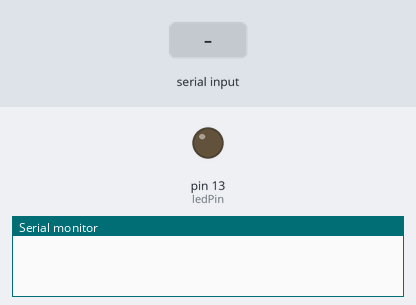
Recording of a sketch running on a simulated Arduino Uno, built with avr-gcc and run on an emulated ATmega328P. Parts: output pins drawn as LEDs (lit = HIGH), the last lines printed to the serial monitor. The test bench sets the inputs (shaded band).

Above: at 1.2 s.
1.3 s: "1" received over Serial
At 2.1 s:
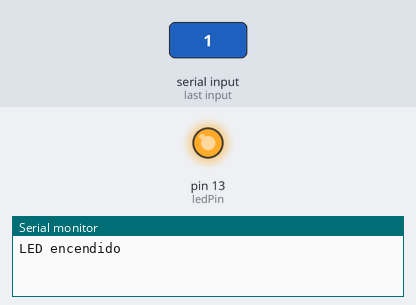
2.8 s: "2" received over Serial
At 3.2 s:
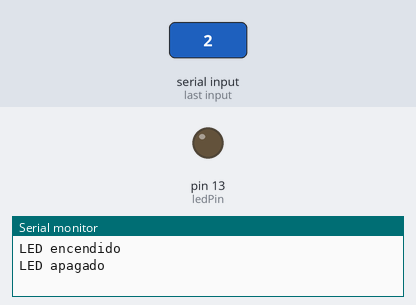
Timing chart, 0 to 5.8 s (numbered marks = the images above; inputs shaded):
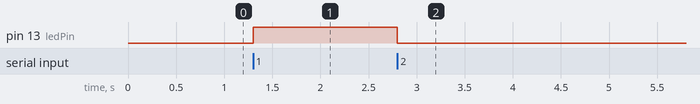

The sketch:

On_Off_con_Arduino_y_Teclado_Pc.ino
```cpp
/*
Para encender y apagar un LED con Arduino y el teclado de tu PC, puedes utilizar la comunicación serial. Esto te permite enviar comandos desde el teclado a la placa Arduino, la cual controlará el LED en consecuencia.

Componentes necesarios:

Placa Arduino Uno o similar
LED
Resistencia de 220 Ω
Cables jumper
Computadora
Conexiones:

Conecta el LED al pin 13 de la placa Arduino mediante la resistencia de 220 Ω. La resistencia limita la corriente que fluye a través del LED y lo protege de daños.
Conecta el cable TX de la placa Arduino al pin RX del convertidor USB a serie.
Conecta el cable RX de la placa Arduino al pin TX del convertidor USB a serie.
Conecta el convertidor USB a serie al puerto USB de tu computadora.*/

int ledPin = 13; // Define el pin al que está conectado el LED

void setup() {
  pinMode(ledPin, OUTPUT); // Configura el pin como salida
  Serial.begin(9600); // Inicializa la comunicación serial a 9600 baudios
}

void loop() {
  if (Serial.available()) { // Si hay datos disponibles en el puerto serie
    char tecla = Serial.read(); // Lee el siguiente byte del puerto serie

    if (tecla == '1') { // Si la tecla presionada es '1'
      digitalWrite(ledPin, HIGH); // Enciende el LED
      Serial.println("LED encendido"); // Envía un mensaje de confirmación al puerto serie
    } else if (tecla == '2') { // Si la tecla presionada es '2'
      digitalWrite(ledPin, LOW); // Apaga el LED
      Serial.println("LED apagado"); // Envía un mensaje de confirmación al puerto serie
    }
  }
}
```

Measured:
- after the input at 1.3 s, pin 13 (ledPin): LOW → HIGH at once
- after the input at 2.8 s, pin 13 (ledPin): HIGH → LOW at once
